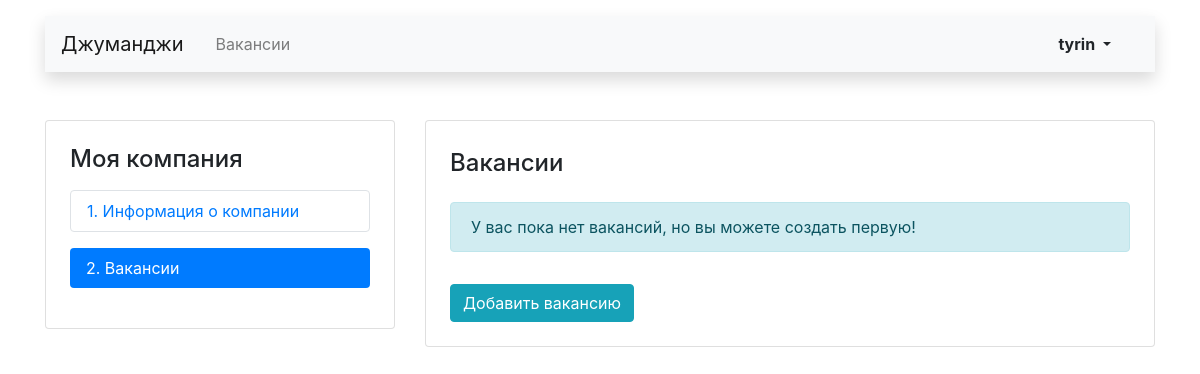
/user/mycompany/vacancies/ (signed in), run on an earlier commit of the app's database.
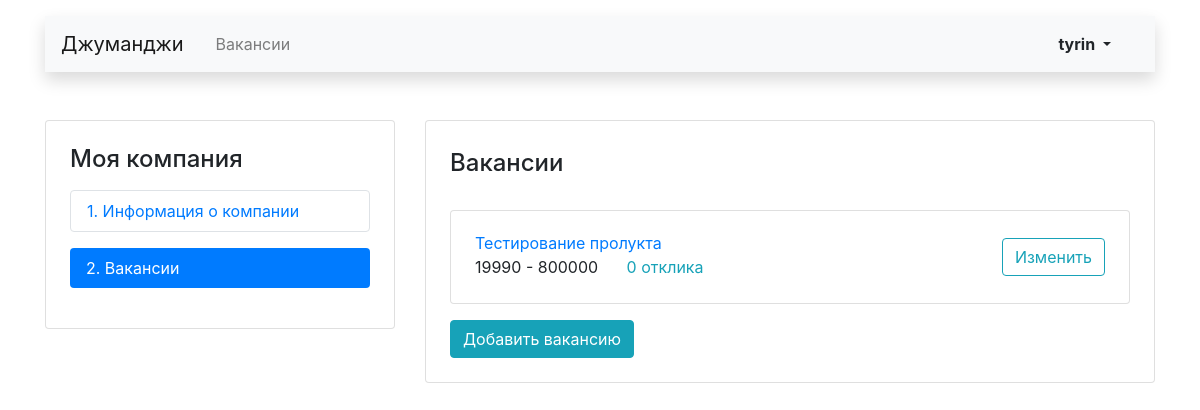
And on a later commit of the database.
### user_company/models.py (models this page shows, shortened)
class Vacancy(models.Model):
    title = models.CharField(max_length=150, verbose_name='Название')
    specialty = models.ForeignKey(
        'Specialty',
        on_delete=models.CASCADE,
        to_field="code",
        related_name="vacancies",
        verbose_name='Специализация'
    )
    company = models.ForeignKey(
        'Company',
        on_delete=models.CASCADE,
        related_name="vacancies",
        verbose_name='Компания',
    )
    skills = models.TextField(blank=True, verbose_name='Навыки')
    description = models.TextField(blank=True, verbose_name='Текст')
    salary_min = models.IntegerField(default=0, blank=True, verbose_name='Зарплата от')
    salary_max = models.IntegerField(default=0, blank=True, verbose_name='Зарплата до')
    published_at = models.DateField(auto_now_add=True, verbose_name='Опубликовано')
    class Meta:
        verbose_name = 'Вакансию'
        verbose_name_plural = 'Вакансии'
        ordering = ['id']

### user_company/views.py (the view)
# urls.py: path('vacancies/', views.MyCompanyVacanciesListView.as_view(), name='my_company_vacancies_list'),
class MyCompanyVacanciesListView(MyCompanyMixin, ListView):
    model = Vacancy
    template_name = 'user_company/mycompany_vacancies_list.html'
    def dispatch(self, request, *args, **kwargs):
        self.kwargs['user_company'] = self.user_has_companies(request.user)
        if self.kwargs['user_company'] is None:
            return redirect('my_company_start')
        return super().dispatch(request, *args, **kwargs)
    def get_queryset(self):
        context = (Vacancy.objects
                   .values('id', 'title', 'salary_min', 'salary_max', )
                   .annotate(count_interested=Count('applications'))
                   .filter(company=self.kwargs['user_company']))
        return context

### user_company/utils.py (called while the page is built)
    def user_is_authenticated(self, user: User) -> User:
        if not user.is_authenticated and self.custom_raise_exception:
            raise PermissionDenied("403; Не авторизован")
        return user

    def user_has_companies(self, user: User) -> Company | None:
        user = self.user_is_authenticated(user)
        try:
            user_company = user.owner
        except ObjectDoesNotExist:
            return None
        return user_company

### user_company/templates/user_company/mycompany_vacancies_list.html (shortened to what this page needs)
{% extends 'main_page_app/main_layout.html' %}
{% block custom_body %}
<main class="container mt-3 pb-5">
    <div class="row mt-5">
        {% include 'user_company/mycompany_nav.html' %}
        <div class="col-12 col-lg-8">
            <div class="card">
                <div class="card-body px-4 pb-4">
                    <section class="tab-pane fade show active">
                        <h2 class="h4 pt-2 pb-3">Вакансии</h2>
                        {% if not object_list %}
                            <p class="alert alert-info" role="alert">У вас пока нет вакансий, но вы можете создать первую!</p>
                        {% endif %}
                        {% for obj in object_list %}
                        <div class="card mt-3">
                            <div class="card-body px-4">
                                <div class="row align-items-center">
                                    <div class="col-6 col-lg-8">
                                        <a href="#" class="mb-1">{{ obj.title }}</a>
                                        <p class="mb-1">
                                            <span class="mr-4">{{ obj.salary_min }} - {{ obj.salary_max }}</span>
                                            <a href="#" class="text-info">{{ obj.count_interested }} отклика</a>
                                        </p>
                                    </div>
                                    <div class="col-6 col-lg-4 text-right">
                                        <a href="{% url 'my_company_vacancy' obj.id %}" class="btn btn-outline-info">Изменить</a>
                                    </div>
                                </div>
                            </div>
                        </div>
                        {% endfor %}
                    <a href="{% url 'create_vacancy_my_company' %}" class="btn btn-info mt-3">Добавить вакансию</a>
                    </section>
                </div>
            </div>
        </div>
    </div>
</main>
{% endblock %}

What changed in the data, as far as the page shows it:
added Vacancy: title "Тестирование пролукта", salary_min "19990", salary_max "800000", count_interested "0"
Also different on the page:
text no longer shown: "У вас пока нет вакансий, но вы можете создать первую!"
